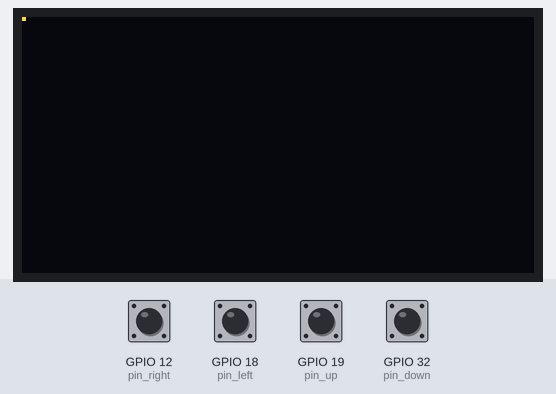
Bench run of a program on a simulated ESP32 board running MicroPython. Parts: 128×64 one-colour display. Inputs (shaded band) come from the test bench; at power-on: GPIO 12 (pin_right), GPIO 18 (pin_left), GPIO 19 (pin_up), GPIO 32 (pin_down) LOW. The OLED is the two-colour kind (top 16 rows yellow).

Above: at 1.2 s.
1.3 s: GPIO 12 (pin_right) pulled HIGH for 1 s
At 2.9 s:
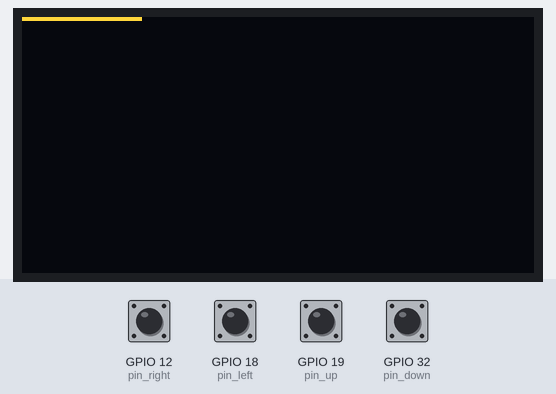
3.8 s: GPIO 19 (pin_up) pulled HIGH for 1 s
At 6.0 s:
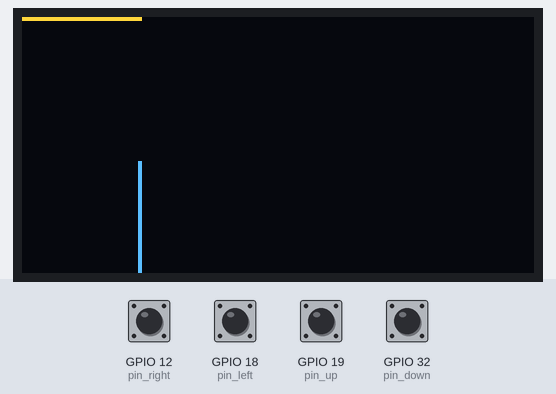
6.3 s: GPIO 18 (pin_left) pulled HIGH for 0.15 s
7.9 s: GPIO 32 (pin_down) pulled HIGH for 0.15 s
9.5 s: GPIO 12 (pin_right) pulled HIGH for 0.15 s
11.1 s: GPIO 18 (pin_left) pulled HIGH for 1 s
At 12.4 s:
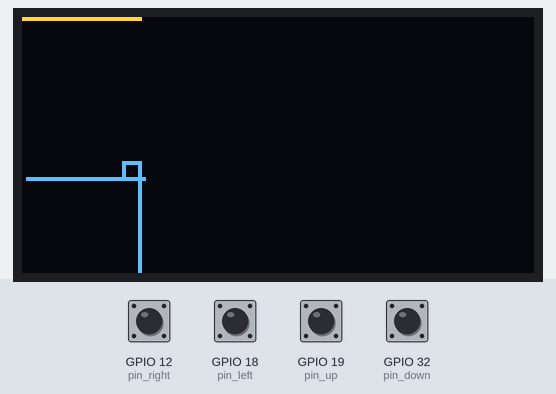
Timing chart, 0 to 14.1 s (numbered marks = the images above; inputs shaded):
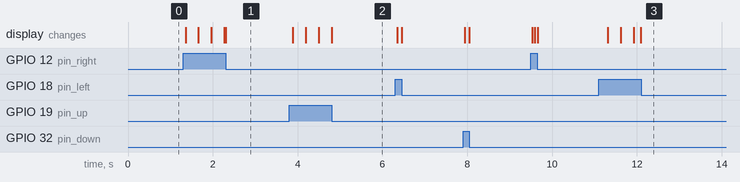

The program:

drawing.py
```python
from machine import Pin, SoftI2C
import ssd1306
from time import sleep

i2c = SoftI2C(scl=Pin(25), sda=Pin(26))

oled_width = 128
oled_height = 64
oled = ssd1306.SSD1306_I2C(oled_width, oled_height, i2c)
oled.fill(0)


x = 0
y = 0
oled.pixel(x, y, 1)
oled.show()

pin_right = Pin(12, Pin.IN, Pin.PULL_DOWN)
pin_down = Pin(32, Pin.IN, Pin.PULL_DOWN)
pin_left = Pin(18, Pin.IN, Pin.PULL_DOWN)
pin_up = Pin(19, Pin.IN, Pin.PULL_DOWN)

while True:
    if pin_right.value():
        if x < oled_width:
            x += 1
        else:
            x = 0

    elif pin_down.value():
        if y < oled_height:
            y += 1
        else:
            y = 0

    elif pin_left.value():
        if x > 0:
            x -= 1
        else:
            x = oled_width

    elif pin_up.value():
        if y > 0:
            y -= 1
        else:
            y = oled_height

    oled.pixel(x, y, 1)
    oled.show()
    sleep(0.01)
```

Measured:
- after the input at 1.3 s, the display: first changes after 0.06 s (image 1 shows a later state)
- after the input at 3.8 s, the display: first changes after 0.09 s (image 2 shows a later state)
- after the input at 11.1 s, the display: first changes after 0.22 s (image 3 shows a later state)
